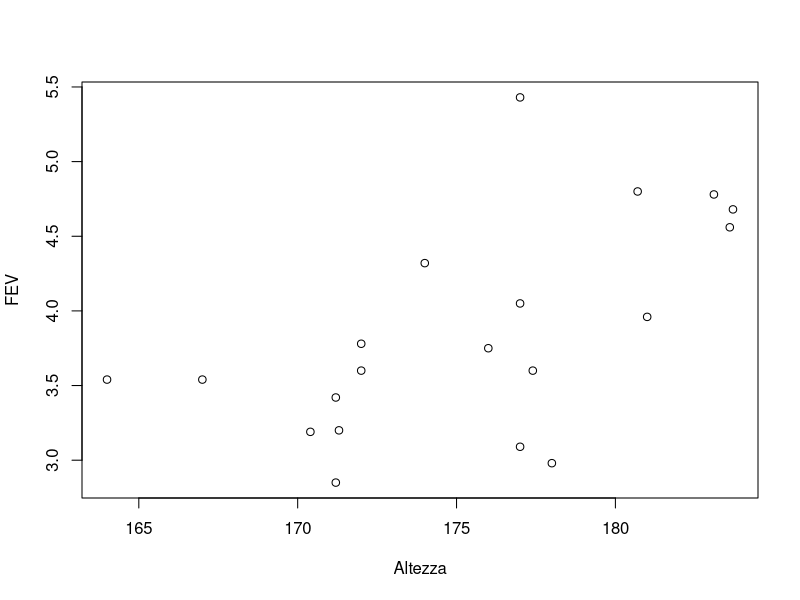

This chart was generated by the following R code: (Note: this script raises an error after producing the figure.)
## ---- chunk 1
knitr::opts_chunk$set(echo = TRUE)
## ---- chunk 2
setwd("C:/Uni/Statistica/Lab/Es3")
fev <- read.csv("fev.txt", header=T, sep="")
attach(fev)
## ---- chunk 3
plot(Altezza, FEV)
## ---- chunk 4
cor(Altezza, FEV)
cor(Altezza, FEV, method = "spearman")
cor(Altezza, FEV, method = "kendall")
cov(Altezza, FEV)
ahat <- mean(FEV) - bhat * mean(Altezza)
bhat <- cov(Altezza, FEV) / var(Altezza)

print(paste("B cappello: ", bhat)) 
print(paste("A cappello: ", ahat)) 
## ---- chunk 5
(mod <- lm(FEV~Altezza, data = fev))
summary(mod)
## ---- chunk 6
plot(Altezza, FEV)
abline(mod)
## ---- chunk 7
library(ggplot2)
ggplot(fev, aes(x = Altezza, y = FEV)) + geom_point() + geom_smooth(method = "lm")
## ---- chunk 8
print(paste("Coefficiente di determinazione: ", cor(Altezza, FEV)^2)) 
print(paste("Estrazione di R^2 dal summary: ", summary(mod)$r.squared)) 
print("Residui del modello: ")
residuals(mod)
print("Valori previsti modo 1")
(yhat = ahat + bhat * Altezza)
print("Valori previsti modo 2")
fitted.values(mod)
print("A cappello e B cappello")
coef(mod)
## ---- chunk 9
print("Prevedere valore medio di FEV quando Altezza è pari a 184")
print(paste("Manualmente: ", (ahat + bhat * 184)))
print(paste("Con funzione (per 184 e 185): ", predict(mod, newdata = data.frame(Altezza = c(184, 185))))) 
